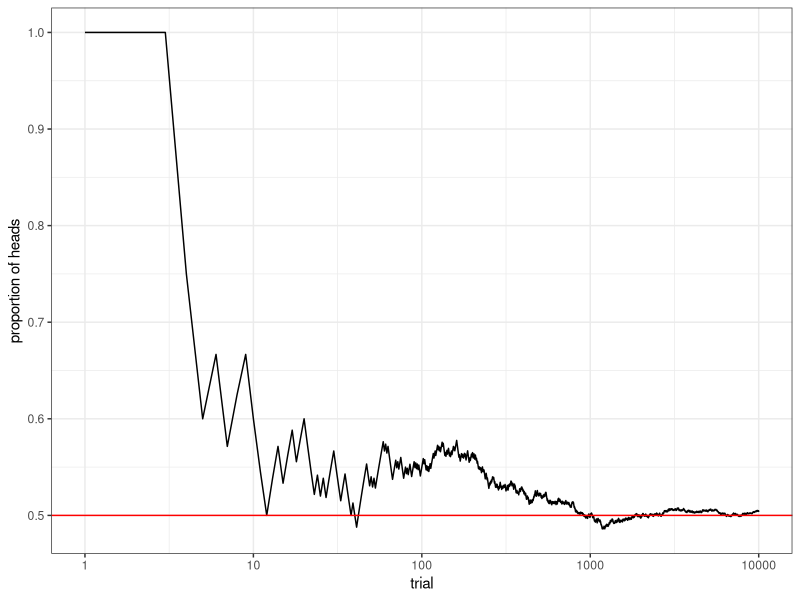
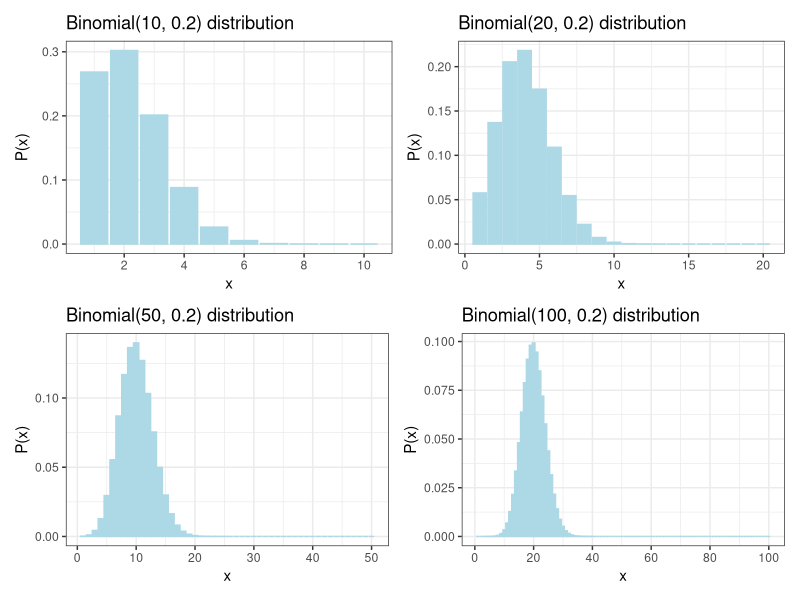
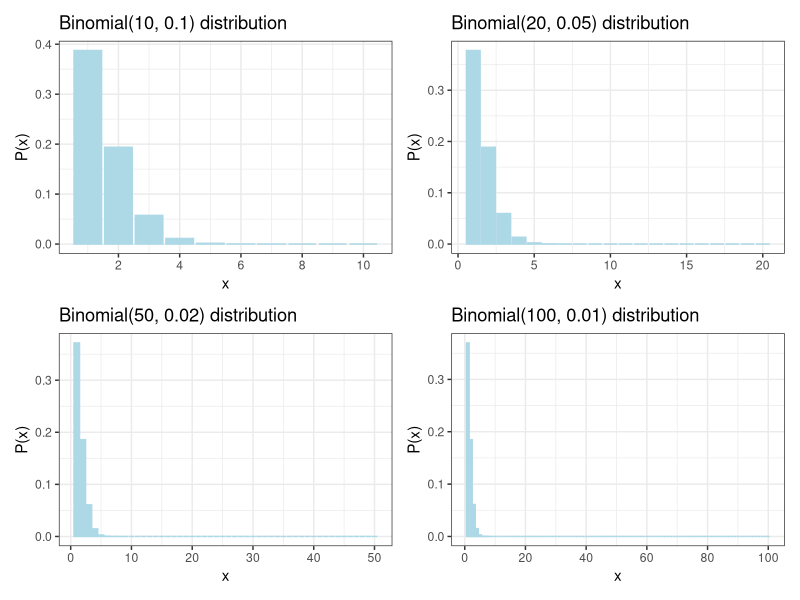
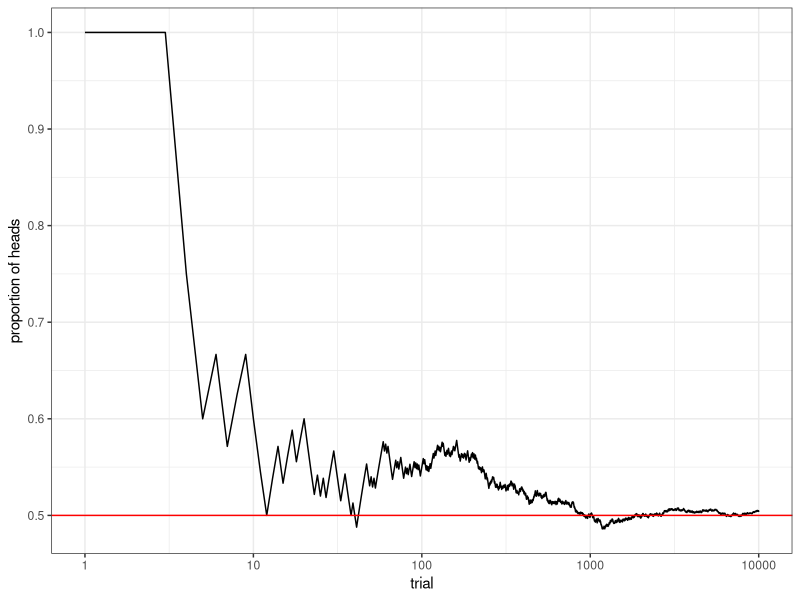
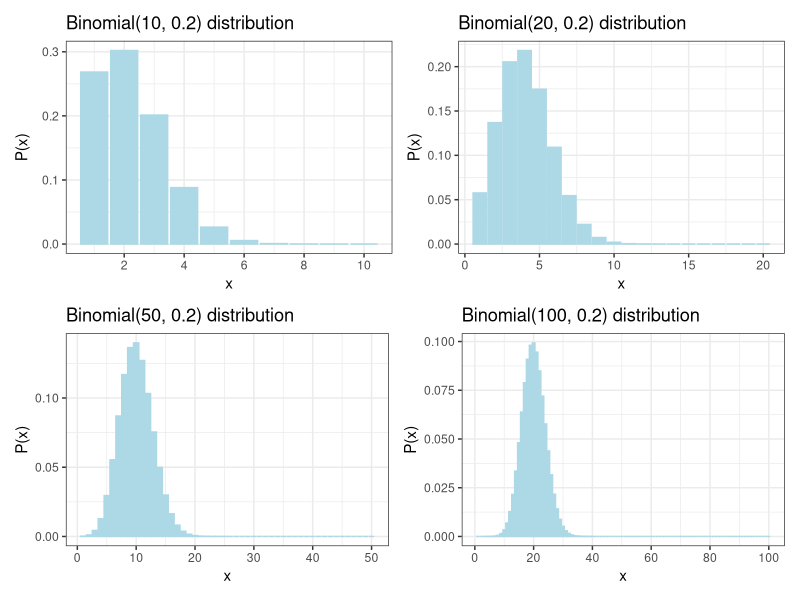
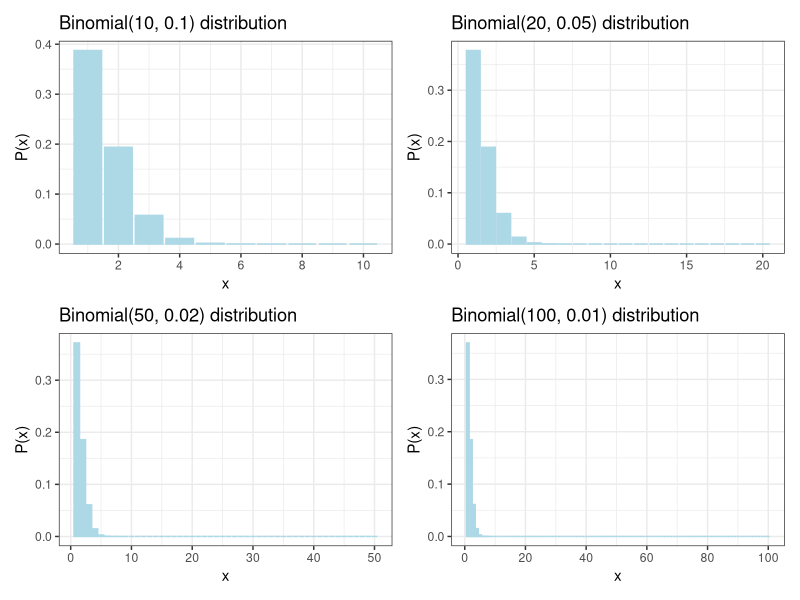

R code for these plots, in order:
## ---- chunk 1
library(tidyverse)
library(scales)
library(patchwork)

## ---- chunk 2
# law of averages 
set.seed(4432)

flip_coin <- function(p = 0.5){
  # flips a coin with with heads probability p
  return(rbinom(1, 1, p))
}

n_trials <- 10000
p <- 0.5

sums <- 0
averages <- c()

for(i in 1:n_trials){
  sums <- sums + flip_coin(p)
  averages <- c(averages, sums / i)
}

data.frame(trial = 1:n_trials, 
           running_average = averages) %>% 
  ggplot() + 
  geom_line(aes(x = trial, y = running_average)) + 
  geom_hline(yintercept = p, color = 'red') + 
  scale_x_continuous(trans = 'log10') + 
  ylab('proportion of heads') + 
  theme_bw()


ggsave('../figures/law_of_averages.png', 
       height = 3, 
       width = 4, 
       units = 'in')
## ---- chunk 3
# binomial distributions 

plot_binom_pmf <- function(n, p){
  
  binom_df <- data.frame(x = 1:n, 
                         pmf = dbinom(1:n, size = n, p = p))

  binom_df %>% 
    ggplot() + 
    geom_col(aes(x = x, y = pmf), color = 'lightblue', fill = 'lightblue') + 
    scale_x_continuous(breaks= pretty_breaks()) + 
    ggtitle(paste0('Binomial(', n, ', ', p, ') distribution')) + 
    ylab('P(x)') + 
    theme_bw() 

}


p <- 0.2
p1 <- plot_binom_pmf(10, p)
p2 <- plot_binom_pmf(20, p)
p3 <- plot_binom_pmf(50, p)
p4 <- plot_binom_pmf(100, p)

(p1 + p2) / (p3 + p4)

ggsave('../figures/binomial_normal_approx.png', 
       width = 6, 
       height = 4, unit = 'in')

## ---- chunk 4

np <- 1

plot_fixed_np <- function(n, np){
  return(plot_binom_pmf(n, np/n))
}

p1 <- plot_fixed_np(10, np)
p2 <- plot_fixed_np(20, np)
p3 <- plot_fixed_np(50, np)
p4 <- plot_fixed_np(100, np)

(p1 + p2) / (p3 + p4)

ggsave('../figures/binomial_poisson_approx.png', 
       width = 6, 
       height = 4, unit = 'in')


